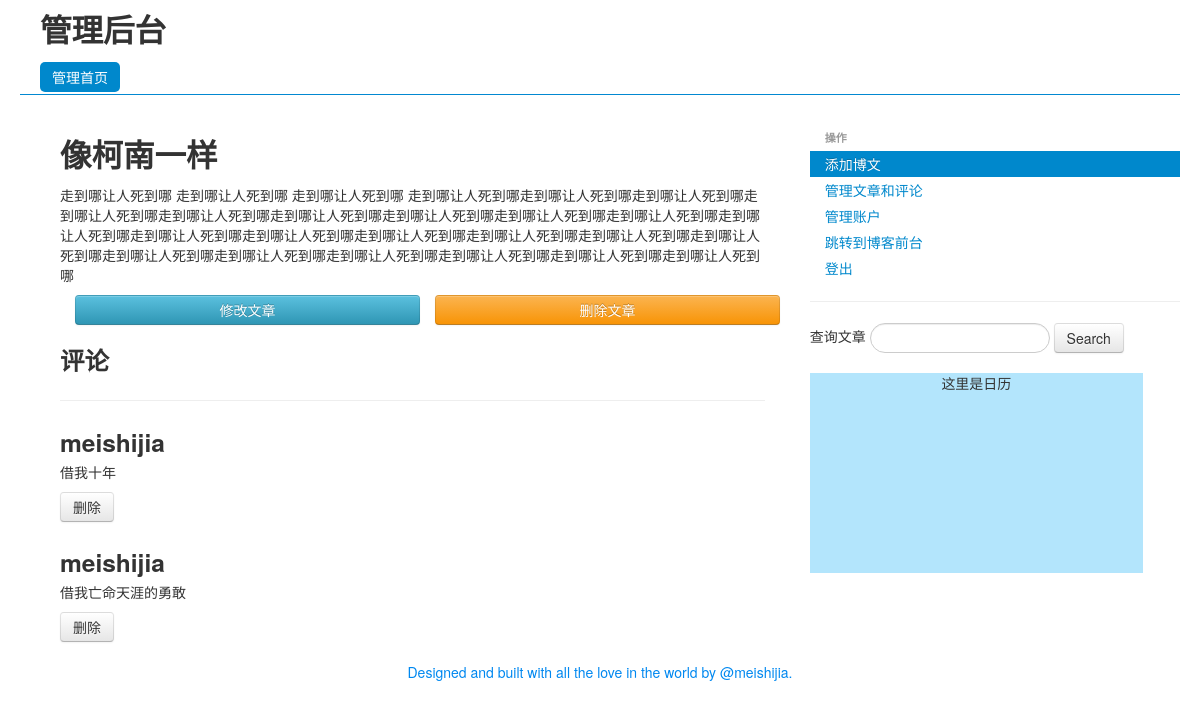
Screenshot of /manager/manage_article/?id=11 (signed in) with the database file from the repository.
### articles/models.py (models this page shows)
class Article(models.Model):
    title = models.CharField(max_length = 30)
    time_stamp = models.DateField()
    content = RichTextField()

### comments/models.py (models this page shows)
class Comment(models.Model):
    content = models.TextField()
    user = models.ForeignKey(User,on_delete = models.CASCADE)
    article = models.ForeignKey(Article,on_delete = models.CASCADE)

### manager/views.py (the view)
@permission_required('django.contrib.auth.can_manage')
def manage_article(request):
    article_id = request.GET["id"]
    article = Article.objects.get(id = article_id)
    comments = Comment.objects.filter(article = article)
    return render(request,"manager/manage_article.html",{"article":article,"comments":comments})

### manager/templates/manager/manage_article.html (shortened to what this page needs)
{% extends "manager/base.html" %}
{% block content %}
<div class="container-fluid">
	<div class="row-fluid" style="margin-bottom:15px">
		<div class="span12">
			<h2>{{ article.title }}</h2>
			<p>	{{ article.content }}</p>
		</div>
		<div class="span12">
			<div class="span6">
				<a class="btn btn-block btn-info" href="/manager/mod_article/?id={{ article.id }}">
					修改文章
				</a>
			</div>
			<div class="span6">
				<a class="btn btn-block btn-warning" href="/manager/del_article/?id={{ article.id }}">
					删除文章
				</a>
			</div>
		</div>
	</div>
	<h3>评论</h3>
	<hr/>
	{% for comment in comments %}
	<div class="row-fluid">
		<div class="span12">
			<h3 style="display:inline">
				{{comment.user.username}}
			</h3>
			<p>
				{{comment.content}}
			</p>
			<form method="post" action="/manager/del_comment/">
				<button class="btn" type="submit">删除</button>
			</form>
		</div>
	</div>
	{% endfor %}
</div>
{% endblock%}

### rows the page displays
Article: title "像柯南一样", content "走到哪让人死到哪 走到哪让人死到哪 走到哪让人死到哪 走到哪让人死到哪走到哪让人死到哪走到哪让人死到哪走到哪让人死到哪走到哪让人死到哪走到哪让人死到哪走到哪让人死到哪走到哪让人死到哪走到哪让人死到哪走到哪让人死到哪走到哪让人死到哪走到哪让人死到哪走到哪让人死到哪走到哪让人死到哪走到哪让人死到哪走到哪让人死到哪走到哪让人死到哪走到哪让人死到哪走到哪让人死到哪走到哪让人死到哪走到哪让人死到哪走到哪让人死到哪"
Comment: user.username "meishijia", content "借我十年"
Comment: user.username "meishijia", content "借我亡命天涯的勇敢"
